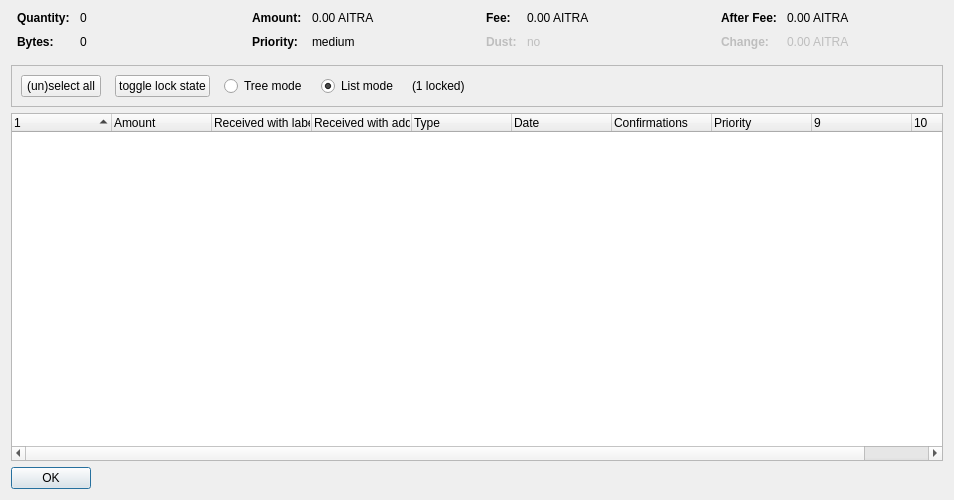
<?xml version="1.0" encoding="UTF-8"?>
<ui version="4.0">
 <class>CoinControlDialog</class>
 <widget class="QDialog" name="CoinControlDialog">
  <property name="geometry">
   <rect>
    <x>0</x>
    <y>0</y>
    <width>954</width>
    <height>500</height>
   </rect>
  </property>
  <property name="windowTitle">
   <string>Coin Selection</string>
  </property>
  <layout class="QVBoxLayout" name="verticalLayout">
   <item>
    <layout class="QHBoxLayout" name="horizontalLayoutTop" stretch="0,0,0,0">
     <property name="topMargin">
      <number>0</number>
     </property>
     <property name="bottomMargin">
      <number>10</number>
     </property>
     <item>
      <layout class="QFormLayout" name="formLayoutCoinControl1">
       <property name="horizontalSpacing">
        <number>10</number>
       </property>
       <property name="verticalSpacing">
        <number>10</number>
       </property>
       <property name="leftMargin">
        <number>6</number>
       </property>
       <property name="rightMargin">
        <number>6</number>
       </property>
       <item row="0" column="0">
        <widget class="QLabel" name="labelCoinControlQuantityText">
         <property name="font">
          <font>
           <weight>75</weight>
           <bold>true</bold>
          </font>
         </property>
         <property name="text">
          <string>Quantity:</string>
         </property>
        </widget>
       </item>
       <item row="0" column="1">
        <widget class="QLabel" name="labelCoinControlQuantity">
         <property name="cursor">
          <cursorShape>IBeamCursor</cursorShape>
         </property>
         <property name="contextMenuPolicy">
          <enum>Qt::ActionsContextMenu</enum>
         </property>
         <property name="text">
          <string notr="true">0</string>
         </property>
         <property name="textInteractionFlags">
          <set>Qt::LinksAccessibleByMouse|Qt::TextSelectableByKeyboard|Qt::TextSelectableByMouse</set>
         </property>
        </widget>
       </item>
       <item row="1" column="0">
        <widget class="QLabel" name="labelCoinControlBytesText">
         <property name="font">
          <font>
           <weight>75</weight>
           <bold>true</bold>
          </font>
         </property>
         <property name="text">
          <string>Bytes:</string>
         </property>
        </widget>
       </item>
       <item row="1" column="1">
        <widget class="QLabel" name="labelCoinControlBytes">
         <property name="cursor">
          <cursorShape>IBeamCursor</cursorShape>
         </property>
         <property name="contextMenuPolicy">
          <enum>Qt::ActionsContextMenu</enum>
         </property>
         <property name="text">
          <string notr="true">0</string>
         </property>
         <property name="textInteractionFlags">
          <set>Qt::LinksAccessibleByMouse|Qt::TextSelectableByKeyboard|Qt::TextSelectableByMouse</set>
         </property>
        </widget>
       </item>
      </layout>
     </item>
     <item>
      <layout class="QFormLayout" name="formLayoutCoinControl2">
       <property name="horizontalSpacing">
        <number>10</number>
       </property>
       <property name="verticalSpacing">
        <number>10</number>
       </property>
       <property name="leftMargin">
        <number>6</number>
       </property>
       <property name="rightMargin">
        <number>6</number>
       </property>
       <item row="0" column="0">
        <widget class="QLabel" name="labelCoinControlAmountText">
         <property name="font">
          <font>
           <weight>75</weight>
           <bold>true</bold>
          </font>
         </property>
         <property name="text">
          <string>Amount:</string>
         </property>
        </widget>
       </item>
       <item row="0" column="1">
        <widget class="QLabel" name="labelCoinControlAmount">
         <property name="cursor">
          <cursorShape>IBeamCursor</cursorShape>
         </property>
         <property name="contextMenuPolicy">
          <enum>Qt::ActionsContextMenu</enum>
         </property>
         <property name="text">
          <string notr="true">0.00 AITRA</string>
         </property>
         <property name="textInteractionFlags">
          <set>Qt::LinksAccessibleByMouse|Qt::TextSelectableByKeyboard|Qt::TextSelectableByMouse</set>
         </property>
        </widget>
       </item>
       <item row="1" column="0">
        <widget class="QLabel" name="labelCoinControlPriorityText">
         <property name="font">
          <font>
           <weight>75</weight>
           <bold>true</bold>
          </font>
         </property>
         <property name="text">
          <string>Priority:</string>
         </property>
        </widget>
       </item>
       <item row="1" column="1">
        <widget class="QLabel" name="labelCoinControlPriority">
         <property name="cursor">
          <cursorShape>IBeamCursor</cursorShape>
         </property>
         <property name="contextMenuPolicy">
          <enum>Qt::ActionsContextMenu</enum>
         </property>
         <property name="text">
          <string>medium</string>
         </property>
         <property name="textInteractionFlags">
          <set>Qt::LinksAccessibleByMouse|Qt::TextSelectableByKeyboard|Qt::TextSelectableByMouse</set>
         </property>
        </widget>
       </item>
      </layout>
     </item>
     <item>
      <layout class="QFormLayout" name="formLayoutCoinControl3">
       <property name="horizontalSpacing">
        <number>10</number>
       </property>
       <property name="verticalSpacing">
        <number>10</number>
       </property>
       <property name="leftMargin">
        <number>6</number>
       </property>
       <property name="rightMargin">
        <number>6</number>
       </property>
       <item row="0" column="0">
        <widget class="QLabel" name="labelCoinControlFeeText">
         <property name="font">
          <font>
           <weight>75</weight>
           <bold>true</bold>
          </font>
         </property>
         <property name="text">
          <string>Fee:</string>
         </property>
        </widget>
       </item>
       <item row="0" column="1">
        <widget class="QLabel" name="labelCoinControlFee">
         <property name="cursor">
          <cursorShape>IBeamCursor</cursorShape>
         </property>
         <property name="contextMenuPolicy">
          <enum>Qt::ActionsContextMenu</enum>
         </property>
         <property name="text">
          <string notr="true">0.00 AITRA</string>
         </property>
         <property name="textInteractionFlags">
          <set>Qt::LinksAccessibleByMouse|Qt::TextSelectableByKeyboard|Qt::TextSelectableByMouse</set>
         </property>
        </widget>
       </item>
       <item row="1" column="0">
        <widget class="QLabel" name="labelCoinControlLowOutputText">
         <property name="enabled">
          <bool>false</bool>
         </property>
         <property name="font">
          <font>
           <weight>75</weight>
           <bold>true</bold>
          </font>
         </property>
         <property name="text">
          <string>Dust:</string>
         </property>
        </widget>
       </item>
       <item row="1" column="1">
        <widget class="QLabel" name="labelCoinControlLowOutput">
         <property name="enabled">
          <bool>false</bool>
         </property>
         <property name="cursor">
          <cursorShape>IBeamCursor</cursorShape>
         </property>
         <property name="contextMenuPolicy">
          <enum>Qt::ActionsContextMenu</enum>
         </property>
         <property name="text">
          <string>no</string>
         </property>
         <property name="textInteractionFlags">
          <set>Qt::LinksAccessibleByMouse|Qt::TextSelectableByKeyboard|Qt::TextSelectableByMouse</set>
         </property>
        </widget>
       </item>
      </layout>
     </item>
     <item>
      <layout class="QFormLayout" name="formLayoutCoinControl4">
       <property name="horizontalSpacing">
        <number>10</number>
       </property>
       <property name="verticalSpacing">
        <number>10</number>
       </property>
       <property name="leftMargin">
        <number>6</number>
       </property>
       <property name="rightMargin">
        <number>6</number>
       </property>
       <item row="0" column="0">
        <widget class="QLabel" name="labelCoinControlAfterFeeText">
         <property name="font">
          <font>
           <weight>75</weight>
           <bold>true</bold>
          </font>
         </property>
         <property name="text">
          <string>After Fee:</string>
         </property>
        </widget>
       </item>
       <item row="0" column="1">
        <widget class="QLabel" name="labelCoinControlAfterFee">
         <property name="cursor">
          <cursorShape>IBeamCursor</cursorShape>
         </property>
         <property name="contextMenuPolicy">
          <enum>Qt::ActionsContextMenu</enum>
         </property>
         <property name="text">
          <string notr="true">0.00 AITRA</string>
         </property>
         <property name="textInteractionFlags">
          <set>Qt::LinksAccessibleByMouse|Qt::TextSelectableByKeyboard|Qt::TextSelectableByMouse</set>
         </property>
        </widget>
       </item>
       <item row="1" column="0">
        <widget class="QLabel" name="labelCoinControlChangeText">
         <property name="enabled">
          <bool>false</bool>
         </property>
         <property name="font">
          <font>
           <weight>75</weight>
           <bold>true</bold>
          </font>
         </property>
         <property name="text">
          <string>Change:</string>
         </property>
        </widget>
       </item>
       <item row="1" column="1">
        <widget class="QLabel" name="labelCoinControlChange">
         <property name="enabled">
          <bool>false</bool>
         </property>
         <property name="cursor">
          <cursorShape>IBeamCursor</cursorShape>
         </property>
         <property name="contextMenuPolicy">
          <enum>Qt::ActionsContextMenu</enum>
         </property>
         <property name="text">
          <string notr="true">0.00 AITRA</string>
         </property>
         <property name="textInteractionFlags">
          <set>Qt::LinksAccessibleByMouse|Qt::TextSelectableByKeyboard|Qt::TextSelectableByMouse</set>
         </property>
        </widget>
       </item>
      </layout>
     </item>
    </layout>
   </item>
   <item>
    <widget class="QFrame" name="frame">
     <property name="minimumSize">
      <size>
       <width>0</width>
       <height>40</height>
      </size>
     </property>
     <property name="frameShape">
      <enum>QFrame::StyledPanel</enum>
     </property>
     <property name="frameShadow">
      <enum>QFrame::Sunken</enum>
     </property>
     <layout class="QHBoxLayout" name="horizontalLayout">
      <item>
       <layout class="QHBoxLayout" name="horizontalLayoutPanel" stretch="0,0,0,0,0,0">
        <property name="spacing">
         <number>14</number>
        </property>
        <item>
         <widget class="QPushButton" name="pushButtonSelectAll">
          <property name="sizePolicy">
           <sizepolicy hsizetype="Maximum" vsizetype="Fixed">
            <horstretch>0</horstretch>
            <verstretch>0</verstretch>
           </sizepolicy>
          </property>
          <property name="text">
           <string>(un)select all</string>
          </property>
          <property name="autoDefault">
           <bool>false</bool>
          </property>
         </widget>
        </item>
        <item>
         <widget class="QPushButton" name="pushButtonToggleLock">
          <property name="sizePolicy">
           <sizepolicy hsizetype="Maximum" vsizetype="Fixed">
            <horstretch>0</horstretch>
            <verstretch>0</verstretch>
           </sizepolicy>
          </property>
          <property name="text">
           <string>toggle lock state</string>
          </property>
          <property name="autoDefault">
           <bool>false</bool>
          </property>
         </widget>
        </item>
        <item>
         <widget class="QRadioButton" name="radioTreeMode">
          <property name="sizePolicy">
           <sizepolicy hsizetype="Maximum" vsizetype="Fixed">
            <horstretch>0</horstretch>
            <verstretch>0</verstretch>
           </sizepolicy>
          </property>
          <property name="text">
           <string>Tree mode</string>
          </property>
         </widget>
        </item>
        <item>
         <widget class="QRadioButton" name="radioListMode">
          <property name="sizePolicy">
           <sizepolicy hsizetype="Maximum" vsizetype="Fixed">
            <horstretch>0</horstretch>
            <verstretch>0</verstretch>
           </sizepolicy>
          </property>
          <property name="text">
           <string>List mode</string>
          </property>
          <property name="checked">
           <bool>true</bool>
          </property>
         </widget>
        </item>
        <item>
         <widget class="QLabel" name="labelLocked">
          <property name="text">
           <string>(1 locked)</string>
          </property>
         </widget>
        </item>
        <item>
         <spacer name="horizontalSpacer">
          <property name="orientation">
           <enum>Qt::Horizontal</enum>
          </property>
          <property name="sizeHint" stdset="0">
           <size>
            <width>40</width>
            <height>20</height>
           </size>
          </property>
         </spacer>
        </item>
       </layout>
      </item>
     </layout>
    </widget>
   </item>
   <item>
    <widget class="CoinControlTreeWidget" name="treeWidget">
     <property name="contextMenuPolicy">
      <enum>Qt::CustomContextMenu</enum>
     </property>
     <property name="sortingEnabled">
      <bool>false</bool>
     </property>
     <property name="columnCount">
      <number>10</number>
     </property>
     <attribute name="headerShowSortIndicator" stdset="0">
      <bool>true</bool>
     </attribute>
     <attribute name="headerStretchLastSection">
      <bool>false</bool>
     </attribute>
     <column>
      <property name="text">
       <string/>
      </property>
     </column>
     <column>
      <property name="text">
       <string>Amount</string>
      </property>
     </column>
     <column>
      <property name="text">
       <string>Received with label</string>
      </property>
     </column>
     <column>
      <property name="text">
       <string>Received with address</string>
      </property>
     </column>
     <column>
      <property name="text">
       <string>Type</string>
      </property>
     </column>
     <column>
      <property name="text">
       <string>Date</string>
      </property>
     </column>
     <column>
      <property name="text">
       <string>Confirmations</string>
      </property>
      <property name="toolTip">
       <string>Confirmed</string>
      </property>
     </column>
     <column>
      <property name="text">
       <string>Priority</string>
      </property>
     </column>
     <column>
      <property name="text">
       <string/>
      </property>
     </column>
     <column>
      <property name="text">
       <string/>
      </property>
     </column>
    </widget>
   </item>
   <item>
    <widget class="QDialogButtonBox" name="buttonBox">
     <property name="sizePolicy">
      <sizepolicy hsizetype="Maximum" vsizetype="Fixed">
       <horstretch>0</horstretch>
       <verstretch>0</verstretch>
      </sizepolicy>
     </property>
     <property name="orientation">
      <enum>Qt::Horizontal</enum>
     </property>
     <property name="standardButtons">
      <set>QDialogButtonBox::Ok</set>
     </property>
    </widget>
   </item>
  </layout>
 </widget>
 <customwidgets>
  <customwidget>
   <class>CoinControlTreeWidget</class>
   <extends>QTreeWidget</extends>
   <header>coincontroltreewidget.h</header>
  </customwidget>
 </customwidgets>
 <resources/>
 <connections/>
</ui>
